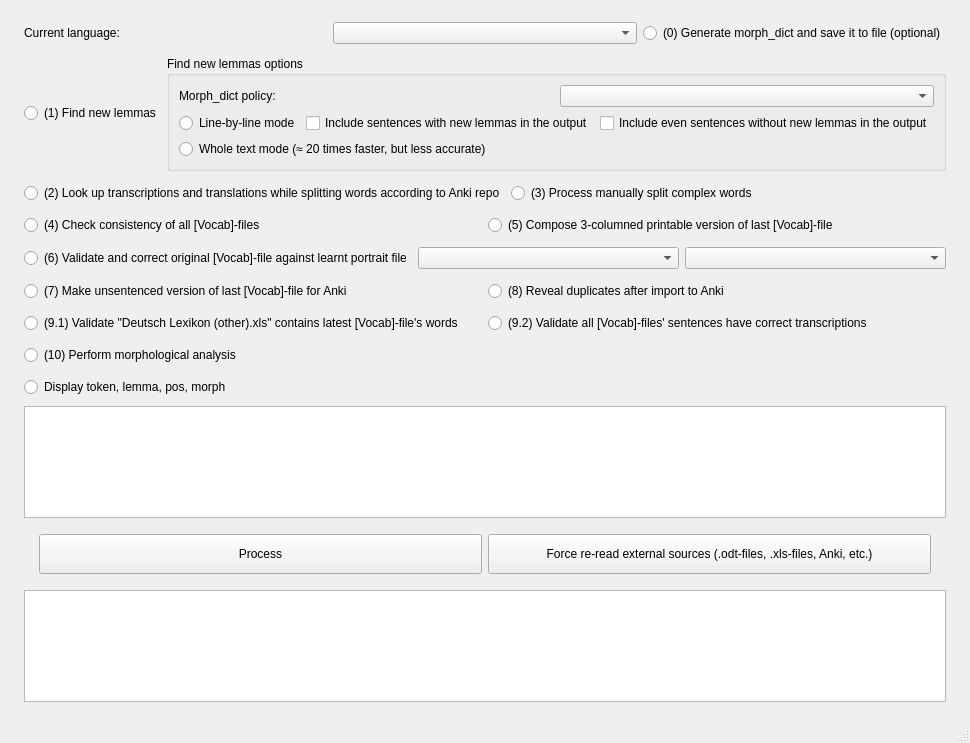
<?xml version="1.0" encoding="UTF-8"?>
<ui version="4.0">
 <class>MainWindow</class>
 <widget class="QMainWindow" name="MainWindow">
  <property name="geometry">
   <rect>
    <x>0</x>
    <y>0</y>
    <width>881</width>
    <height>743</height>
   </rect>
  </property>
  <property name="windowTitle">
   <string>Deutsch Processor</string>
  </property>
  <widget class="QWidget" name="centralwidget">
   <layout class="QVBoxLayout" name="verticalLayout_2">
    <item>
     <layout class="QVBoxLayout" name="verticalLayout">
      <property name="leftMargin">
       <number>15</number>
      </property>
      <property name="topMargin">
       <number>10</number>
      </property>
      <property name="rightMargin">
       <number>15</number>
      </property>
      <property name="bottomMargin">
       <number>10</number>
      </property>
      <item>
       <layout class="QHBoxLayout" name="horizontalLayout_1">
        <property name="topMargin">
         <number>3</number>
        </property>
        <property name="bottomMargin">
         <number>3</number>
        </property>
        <item>
         <widget class="QLabel" name="currentLanguageLabel">
          <property name="text">
           <string>Current language:</string>
          </property>
         </widget>
        </item>
        <item>
         <widget class="QComboBox" name="currentLanguageComboBox"/>
        </item>
        <item>
         <widget class="QRadioButton" name="generateMorphDictAndSaveItToFileRadioButton">
          <property name="text">
           <string>(0) Generate morph_dict and save it to file (optional)</string>
          </property>
         </widget>
        </item>
       </layout>
      </item>
      <item>
       <layout class="QHBoxLayout" name="horizontalLayout_2">
        <property name="leftMargin">
         <number>0</number>
        </property>
        <property name="topMargin">
         <number>3</number>
        </property>
        <property name="rightMargin">
         <number>0</number>
        </property>
        <property name="bottomMargin">
         <number>3</number>
        </property>
        <item>
         <widget class="QRadioButton" name="findNewLemmasRadioButton">
          <property name="text">
           <string>(1) Find new lemmas</string>
          </property>
         </widget>
        </item>
        <item>
         <widget class="QGroupBox" name="groupBox">
          <property name="title">
           <string>Find new lemmas options</string>
          </property>
          <layout class="QHBoxLayout" name="horizontalLayout_9">
           <item>
            <layout class="QVBoxLayout" name="verticalLayout_4">
             <item>
              <layout class="QHBoxLayout" name="horizontalLayout_21">
               <item>
                <widget class="QLabel" name="morphDictPolicyLabel">
                 <property name="text">
                  <string>Morph_dict policy:</string>
                 </property>
                </widget>
               </item>
               <item>
                <widget class="QComboBox" name="morphDictPolicyComboBox"/>
               </item>
              </layout>
             </item>
             <item>
              <layout class="QHBoxLayout" name="horizontalLayout_22">
               <item>
                <widget class="QRadioButton" name="lineByLineModeRadioButton">
                 <property name="text">
                  <string>Line-by-line mode</string>
                 </property>
                </widget>
               </item>
               <item>
                <widget class="QCheckBox" name="includeSentencesWithNewLemmasInTheOutputCheckBox">
                 <property name="text">
                  <string>Include sentences with new lemmas in the output</string>
                 </property>
                </widget>
               </item>
               <item>
                <widget class="QCheckBox" name="includeEvenSentencesWithoutNewLemmasInTheOutputCheckBox">
                 <property name="text">
                  <string>Include even sentences without new lemmas in the output</string>
                 </property>
                </widget>
               </item>
              </layout>
             </item>
             <item>
              <layout class="QHBoxLayout" name="horizontalLayout_23">
               <item>
                <widget class="QRadioButton" name="wholeTextModeRadioButton">
                 <property name="text">
                  <string>Whole text mode (≈ 20 times faster, but less accurate)</string>
                 </property>
                </widget>
               </item>
              </layout>
             </item>
            </layout>
           </item>
          </layout>
         </widget>
        </item>
       </layout>
      </item>
      <item>
       <layout class="QHBoxLayout" name="horizontalLayout_3">
        <property name="topMargin">
         <number>3</number>
        </property>
        <property name="bottomMargin">
         <number>3</number>
        </property>
        <item>
         <widget class="QRadioButton" name="lookUpTranscriptionsAndTranslationsRadioButton">
          <property name="text">
           <string>(2) Look up transcriptions and translations while splitting words according to Anki repo</string>
          </property>
         </widget>
        </item>
        <item>
         <widget class="QRadioButton" name="processManuallySplitComplexWordsRadioButton">
          <property name="text">
           <string>(3) Process manually split complex words</string>
          </property>
         </widget>
        </item>
       </layout>
      </item>
      <item>
       <layout class="QHBoxLayout" name="horizontalLayout_4">
        <property name="topMargin">
         <number>3</number>
        </property>
        <property name="bottomMargin">
         <number>3</number>
        </property>
        <item>
         <widget class="QRadioButton" name="checkConsistencyOfAllVocabFilesRadioButton">
          <property name="text">
           <string>(4) Check consistency of all [Vocab]-files</string>
          </property>
         </widget>
        </item>
        <item>
         <widget class="QRadioButton" name="printable3ColVersionOfLastVocabFileComposerRadioButton">
          <property name="text">
           <string>(5) Compose 3-columned printable version of last [Vocab]-file</string>
          </property>
         </widget>
        </item>
       </layout>
      </item>
      <item>
       <layout class="QHBoxLayout" name="horizontalLayout_5">
        <property name="topMargin">
         <number>3</number>
        </property>
        <property name="bottomMargin">
         <number>3</number>
        </property>
        <item>
         <widget class="QRadioButton" name="vocabFileAgainstPortraitFileValidatorRadioButton">
          <property name="text">
           <string>(6) Validate and correct original [Vocab]-file against learnt portrait file</string>
          </property>
         </widget>
        </item>
        <item>
         <widget class="QComboBox" name="vocabFileComboBox"/>
        </item>
        <item>
         <widget class="QComboBox" name="portraitFileComboBox"/>
        </item>
       </layout>
      </item>
      <item>
       <layout class="QHBoxLayout" name="horizontalLayout_6">
        <property name="topMargin">
         <number>3</number>
        </property>
        <property name="bottomMargin">
         <number>3</number>
        </property>
        <item>
         <widget class="QRadioButton" name="unsentencedVersionOfLastVocabFileForAnkiMakerRadioButton">
          <property name="text">
           <string>(7) Make unsentenced version of last [Vocab]-file for Anki</string>
          </property>
         </widget>
        </item>
        <item>
         <widget class="QRadioButton" name="duplicatesAfterImportToAnkiRevealerRadioButton">
          <property name="text">
           <string>(8) Reveal duplicates after import to Anki</string>
          </property>
         </widget>
        </item>
       </layout>
      </item>
      <item>
       <layout class="QHBoxLayout" name="horizontalLayout_7">
        <property name="leftMargin">
         <number>0</number>
        </property>
        <property name="topMargin">
         <number>3</number>
        </property>
        <property name="rightMargin">
         <number>0</number>
        </property>
        <property name="bottomMargin">
         <number>3</number>
        </property>
        <item>
         <widget class="QRadioButton" name="validateGermanInflectionsXlsRadioButton">
          <property name="text">
           <string>(9.1) Validate &quot;Deutsch Lexikon (other).xls&quot; contains latest [Vocab]-file's words</string>
          </property>
         </widget>
        </item>
        <item>
         <widget class="QRadioButton" name="validateAllVocabFilesSentencesHaveCorrectTranscriptionsRadioButton">
          <property name="text">
           <string>(9.2) Validate all [Vocab]-files' sentences have correct transcriptions</string>
          </property>
         </widget>
        </item>
       </layout>
      </item>
      <item>
       <layout class="QHBoxLayout" name="horizontalLayout_8">
        <property name="topMargin">
         <number>3</number>
        </property>
        <property name="bottomMargin">
         <number>3</number>
        </property>
        <item>
         <widget class="QRadioButton" name="performMorphologicalAnalysisRadioButton">
          <property name="text">
           <string>(10) Perform morphological analysis</string>
          </property>
         </widget>
        </item>
       </layout>
      </item>
      <item>
       <layout class="QHBoxLayout" name="horizontalLayout_10">
        <property name="topMargin">
         <number>3</number>
        </property>
        <property name="bottomMargin">
         <number>3</number>
        </property>
        <item>
         <widget class="QRadioButton" name="displayTokenLemmaPosMorphRadioButton">
          <property name="text">
           <string>Display token, lemma, pos, morph</string>
          </property>
         </widget>
        </item>
       </layout>
      </item>
      <item>
       <widget class="QTextEdit" name="inputTextEdit">
        <property name="sizePolicy">
         <sizepolicy hsizetype="Expanding" vsizetype="Expanding">
          <horstretch>0</horstretch>
          <verstretch>0</verstretch>
         </sizepolicy>
        </property>
        <property name="font">
         <font>
          <family>Times New Roman</family>
          <pointsize>12</pointsize>
         </font>
        </property>
       </widget>
      </item>
      <item>
       <layout class="QHBoxLayout" name="horizontalLayout_12">
        <property name="leftMargin">
         <number>15</number>
        </property>
        <property name="topMargin">
         <number>10</number>
        </property>
        <property name="rightMargin">
         <number>15</number>
        </property>
        <property name="bottomMargin">
         <number>10</number>
        </property>
        <item>
         <widget class="QPushButton" name="processButton">
          <property name="minimumSize">
           <size>
            <width>0</width>
            <height>40</height>
           </size>
          </property>
          <property name="text">
           <string>Process</string>
          </property>
         </widget>
        </item>
        <item>
         <widget class="QPushButton" name="forceReReadExternalSourcesButton">
          <property name="minimumSize">
           <size>
            <width>0</width>
            <height>40</height>
           </size>
          </property>
          <property name="text">
           <string>Force re-read external sources (.odt-files, .xls-files, Anki, etc.)</string>
          </property>
         </widget>
        </item>
       </layout>
      </item>
      <item>
       <widget class="QTextEdit" name="outputTextEdit">
        <property name="font">
         <font>
          <family>Times New Roman</family>
          <pointsize>12</pointsize>
         </font>
        </property>
       </widget>
      </item>
     </layout>
    </item>
   </layout>
  </widget>
  <widget class="QMenuBar" name="menubar">
   <property name="geometry">
    <rect>
     <x>0</x>
     <y>0</y>
     <width>881</width>
     <height>21</height>
    </rect>
   </property>
  </widget>
  <widget class="QStatusBar" name="statusbar"/>
 </widget>
 <resources/>
 <connections/>
</ui>
